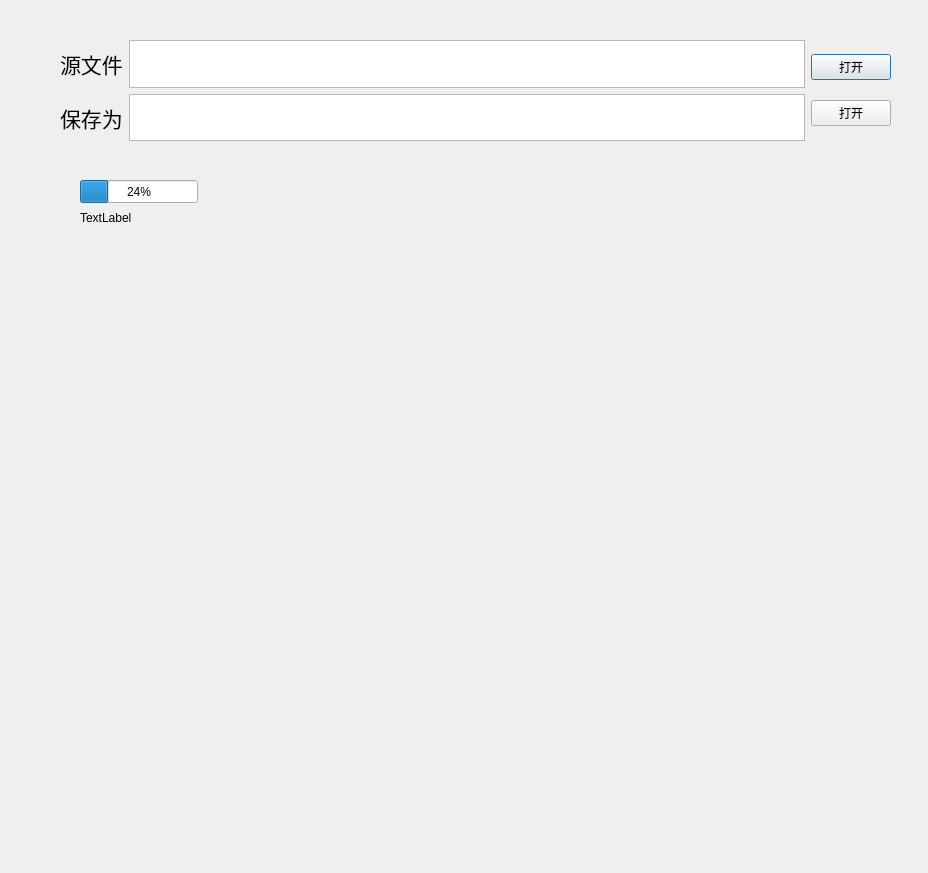
<?xml version="1.0" encoding="UTF-8"?>
<ui version="4.0">
 <class>Dialog</class>
 <widget class="QDialog" name="Dialog">
  <property name="geometry">
   <rect>
    <x>0</x>
    <y>0</y>
    <width>928</width>
    <height>873</height>
   </rect>
  </property>
  <property name="windowTitle">
   <string>Dialog</string>
  </property>
  <widget class="QProgressBar" name="progressBar">
   <property name="geometry">
    <rect>
     <x>80</x>
     <y>180</y>
     <width>118</width>
     <height>23</height>
    </rect>
   </property>
   <property name="value">
    <number>24</number>
   </property>
  </widget>
  <widget class="QLabel" name="label_3">
   <property name="geometry">
    <rect>
     <x>80</x>
     <y>210</y>
     <width>60</width>
     <height>16</height>
    </rect>
   </property>
   <property name="text">
    <string>TextLabel</string>
   </property>
  </widget>
  <widget class="QWidget" name="">
   <property name="geometry">
    <rect>
     <x>60</x>
     <y>40</y>
     <width>831</width>
     <height>101</height>
    </rect>
   </property>
   <layout class="QHBoxLayout" name="horizontalLayout">
    <item>
     <layout class="QVBoxLayout" name="verticalLayout_3">
      <item>
       <widget class="QLabel" name="label">
        <property name="font">
         <font>
          <pointsize>16</pointsize>
         </font>
        </property>
        <property name="text">
         <string>源文件</string>
        </property>
       </widget>
      </item>
      <item>
       <widget class="QLabel" name="label_2">
        <property name="font">
         <font>
          <pointsize>16</pointsize>
         </font>
        </property>
        <property name="text">
         <string>保存为</string>
        </property>
       </widget>
      </item>
     </layout>
    </item>
    <item>
     <layout class="QVBoxLayout" name="verticalLayout">
      <item>
       <widget class="QTextBrowser" name="textBrowser"/>
      </item>
      <item>
       <widget class="QTextBrowser" name="textBrowser_2"/>
      </item>
     </layout>
    </item>
    <item>
     <layout class="QVBoxLayout" name="verticalLayout_2">
      <item>
       <widget class="QPushButton" name="pushButton_2">
        <property name="text">
         <string>打开</string>
        </property>
       </widget>
      </item>
      <item>
       <widget class="QPushButton" name="pushButton">
        <property name="text">
         <string>打开</string>
        </property>
       </widget>
      </item>
     </layout>
    </item>
   </layout>
  </widget>
 </widget>
 <resources/>
 <connections/>
</ui>
